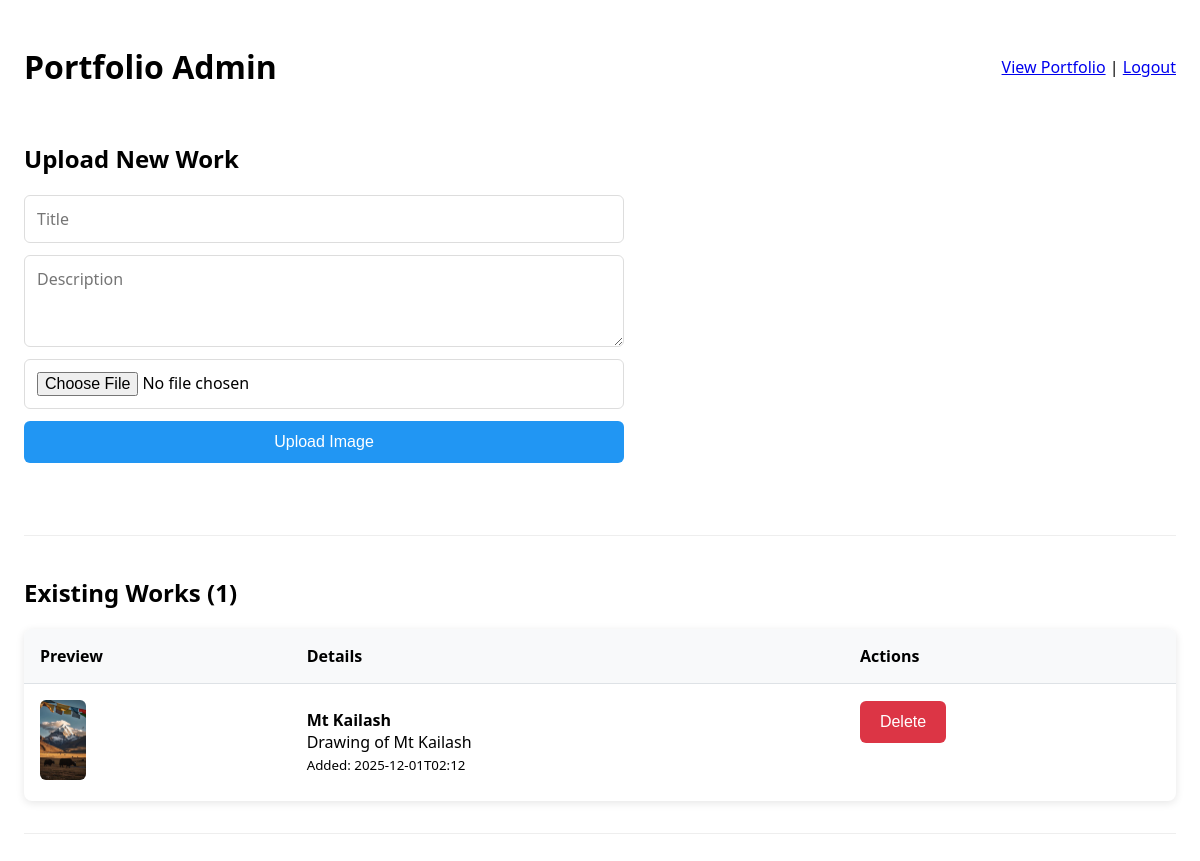
The page /admin (signed in) on the database its author committed.
### tables this page shows
CREATE TABLE works (
        id INTEGER PRIMARY KEY AUTOINCREMENT,
        title TEXT NOT NULL,
        description TEXT,
        filename TEXT NOT NULL UNIQUE,
        created_at TEXT NOT NULL
    );

### runveer.py (the view)
@app.route('/admin')
@login_required
def admin():
    db = get_db()
    cur = db.execute('SELECT * FROM works ORDER BY created_at DESC')
    works = cur.fetchall()
    return render_template('admin.html', works=works)

### runveer.py (called while the page is built)
def get_db():
    db = getattr(g, '_database', None)
    if db is None:
        conn = sqlite3.connect(str(DB_PATH))
        conn.row_factory = sqlite3.Row
        db = g._database = conn
    return db

@app.teardown_appcontext
def close_connection(exception):
    db = getattr(g, '_database', None)
    if db is not None:
        db.close()

def login_required(f):
    @wraps(f)
    def decorated_function(*args, **kwargs):
        if 'user_id' not in session:
            flash('Please log in to access this page', 'error')
            return redirect(url_for('login', next=request.url))
        return f(*args, **kwargs)
    return decorated_function

### templates/admin.html (shortened to what this page needs)
<!doctype html>
<html>
  <head>
  </head>
  <body>
    <div class="header">
      <h1>Portfolio Admin</h1>
      <div>
        <a href="/">View Portfolio</a> |
        <a href="/logout">Logout</a>
      </div>
    </div>
    <div class="section">
      <h2>Upload New Work</h2>
      <form method="post" action="/admin/upload" enctype="multipart/form-data">
        <input type="text" name="title" placeholder="Title" required>
        <textarea name="description" placeholder="Description" rows="3"></textarea>
        <input type="file" name="file" accept="image/*" required>
        <button type="submit">Upload Image</button>
      </form>
    </div>
    <div class="section">
      <h2>Existing Works ({{ works|length }})</h2>
      {% if works %}
      <table>
        <thead>
          <tr>
            <th>Preview</th>
            <th>Details</th>
            <th>Actions</th>
          </tr>
        </thead>
        <tbody>
          {% for work in works %}
          <tr>
            <td><img src="/static/uploads/{{ work.filename }}" class="thumb" alt="{{ work.title }}"></td>
            <td>
              <strong>{{ work.title }}</strong><br>
              {{ work.description or 'No description' }}<br>
              <small>Added: {{ work.created_at[:16] }}</small>
            </td>
            <td>
              <div class="actions">
                <form method="post" action="/admin/delete" onsubmit="return confirm('Delete this work?')">
                  <button type="submit" class="delete">Delete</button>
                </form>
              </div>
            </td>
          </tr>
          {% endfor %}
        </tbody>
      </table>
      {% else %}
      <p>No works yet. Upload your first image above.</p>
      {% endif %}
    </div>
  </body>
</html>

### templates/admin.html (style rules this page uses)
body { font-family:system-ui, sans-serif;padding:24px;max-width:1200px;margin:0 auto }
.header { display:flex;justify-content:space-between;align-items:center;margin-bottom:32px }
form { display:flex;flex-direction:column;gap:12px;max-width:600px;margin-bottom:40px }
input,textarea,select { padding:12px;border:1px solid #ddd;border-radius:6px;font-family:inherit;font-size:inherit }
button { background:#2196F3;color:#fff;padding:12px 20px;border:none;border-radius:6px;cursor:pointer;font-size:inherit }
button.delete { background:#dc3545 }
img.thumb { max-width:120px;border-radius:6px;height:80px;object-fit:cover }
table { width:100%;border-collapse:collapse;margin-top:20px;background:#fff;border-radius:8px;overflow:hidden;box-shadow:0 2px 8px rgba(0,0,0,.1) }
th { background:#f8f9fa;padding:16px;text-align:left;font-weight:600;border-bottom:1px solid #dee2e6 }
td { padding:16px;border-bottom:1px solid #dee2e6 }
tr:last-child td { border-bottom:none }
.actions { display:flex;gap:8px }
.section { margin-bottom:40px;padding-bottom:32px;border-bottom:1px solid #eee }

### rows shown on the page
works: filename (picture), title "Mt Kailash", description "Drawing of Mt Kailash", created_at "2025-12-01T02:12"

### other values the page prints
{{ works|length }} "1"
